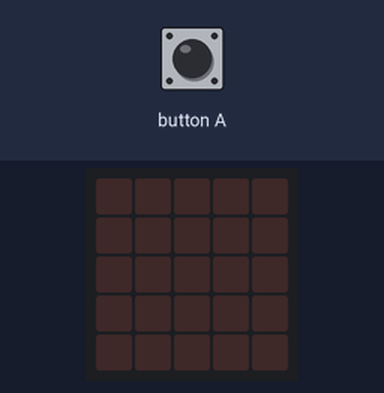
This program was run on a simulated BBC micro:bit (MakeCode). On the bench: the board's 5×5 LED display. The inputs (shaded band) are chosen by the test bench. Random numbers come from a fixed seed.

Above: at 1.2 s.
1.3 s: button A pressed for 0.15 s
At 1.9 s:
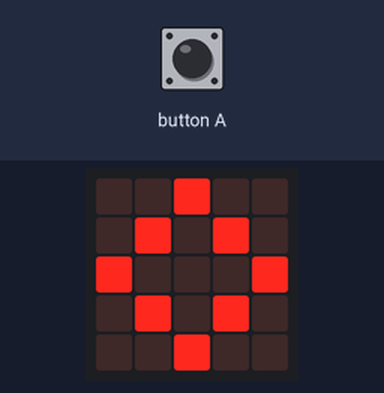
At 5.2 s:
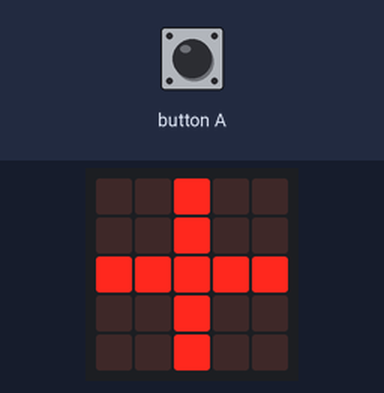
Timing chart, 0 to 6.7 s (numbered marks = the images above; inputs shaded):
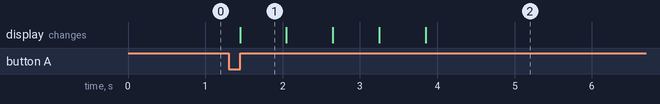

The program:

main.ts
```typescript
input.onButtonPressed(Button.A, function () {
    basic.showIcon(IconNames.Diamond)
    basic.showIcon(IconNames.SmallDiamond)
    basic.showIcon(IconNames.Diamond)
    basic.showIcon(IconNames.SmallDiamond)
    if (Math.randomBoolean()) {
        basic.showIcon(IconNames.Happy)
    } else {
        basic.showLeds(`
            . . # . .
            . . # . .
            # # # # #
            . . # . .
            . . # . .
            `)
    }
})
```

test.ts
```typescript
// aquí va el archivo "tests"; esto no se compilará cuando este paquete se utilice como una extensión.
```

Measured:
- after the input at 1.3 s, the display: changes after 0.15 s (image 1)
- what the display in image 1 shows lasts 0.6 s, from 1.5 s to 2.1 s
